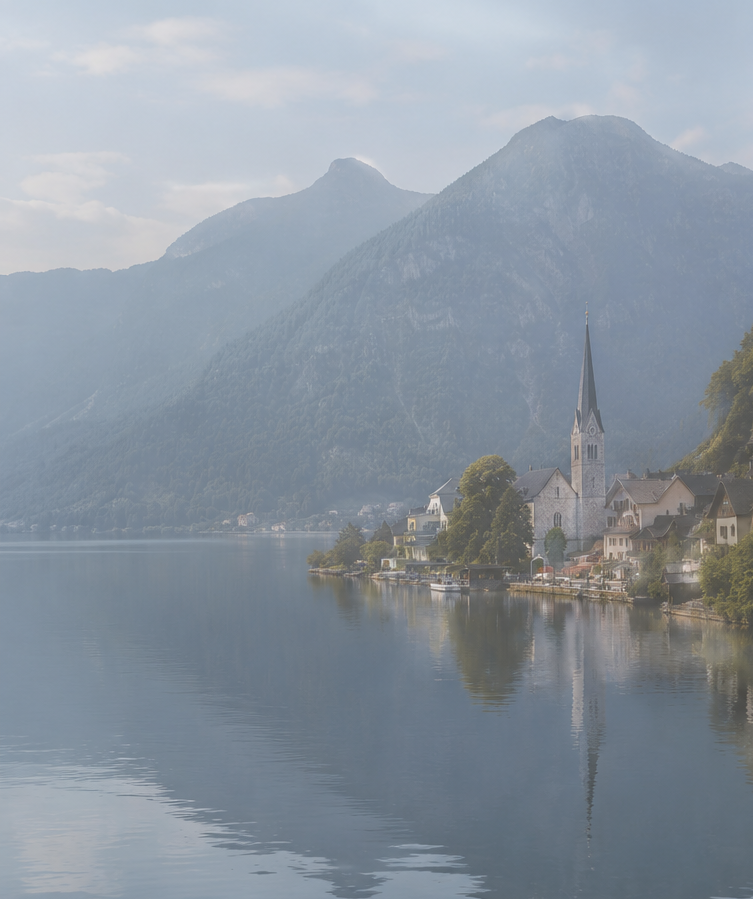
#> input picture image.png, 753 x 899 px
$ python contrast_stretching.py
#> lines starting #> are read from the running program, lines starting #| are printed output that depends on the picture
import numpy as np
from PIL import Image
import matplotlib.pyplot as plt

image = Image.open(r"image.png").convert("RGB")
img = np.array(image)
stretched = np.zeros_like(img)

for c in range(3):
    channel = img[:, :, c].astype(np.float32)

    r_min = np.min(channel)
    r_max = np.max(channel)

    if r_max > r_min:
        stretched[:, :, c] = np.clip((channel - r_min) * 255.0 / (r_max - r_min), 0, 255).astype(np.uint8)
    else:
        stretched[:, :, c] = channel.astype(np.uint8)
#> this loop made 3 passes
#> (r_min, r_max) on passes 1 to 3: (69, 245), (69, 243), (61, 235)
#> pass 1, `channel = img[:, :, c].astype(np.float32)`:
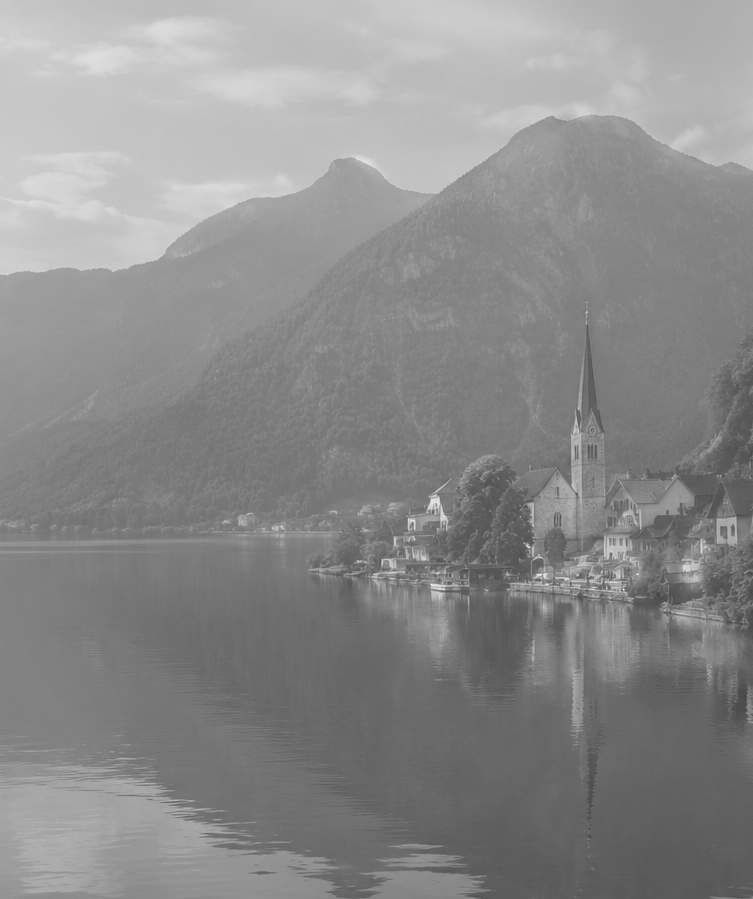
#> channel: shape (899, 753) float32; min 69, max 245, mean 139.6
#> pass 3, `channel = img[:, :, c].astype(np.float32)`:
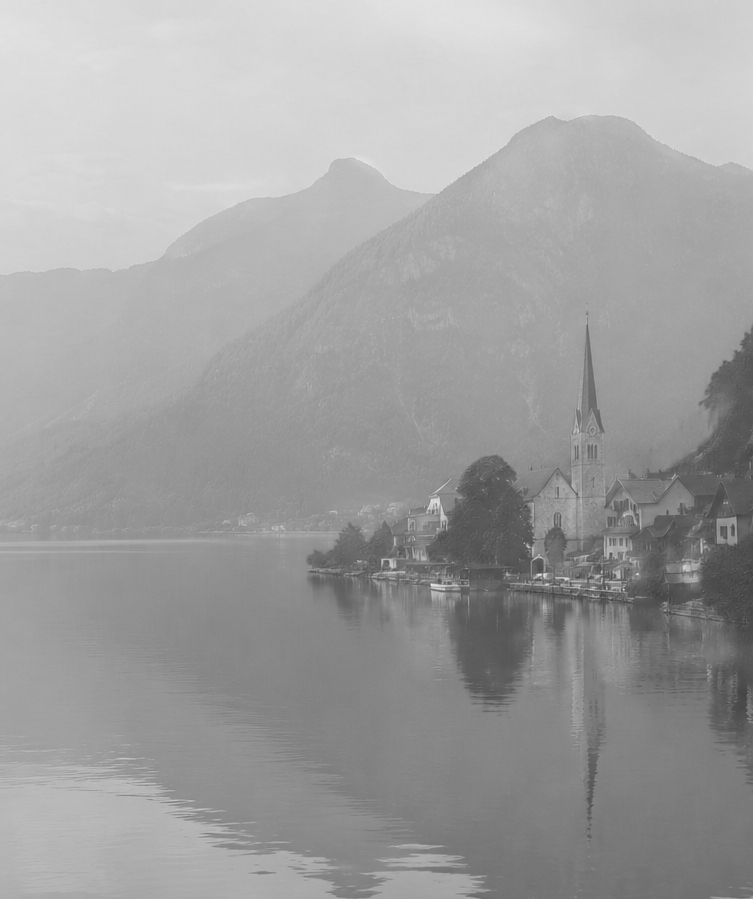
#> channel: shape (899, 753) float32; min 61, max 235, mean 160.6
#> after the loop:
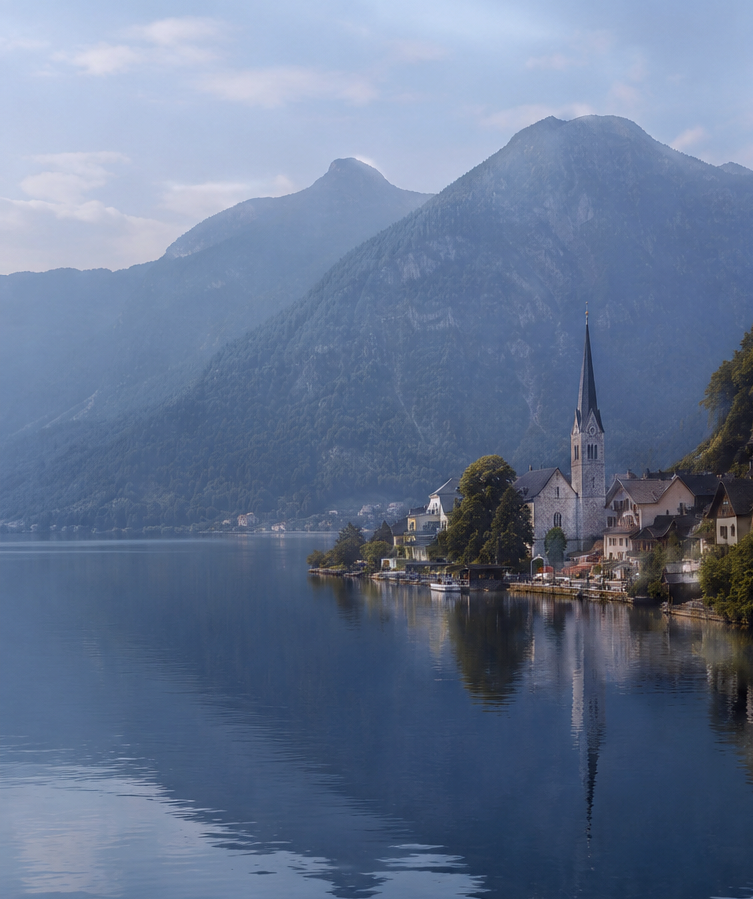
#> stretched: shape (899, 753, 3); mean R, G, B 101.8, 117.8, 145.4

plt.figure(figsize=(12, 6))
plt.subplot(1, 2, 1)
plt.imshow(img)
plt.title("Original Color Image")
plt.axis("off")
plt.subplot(1, 2, 2)
plt.imshow(stretched)
plt.title("Contrast-Stretched Color Image")
plt.axis("off")
plt.tight_layout()
plt.show()
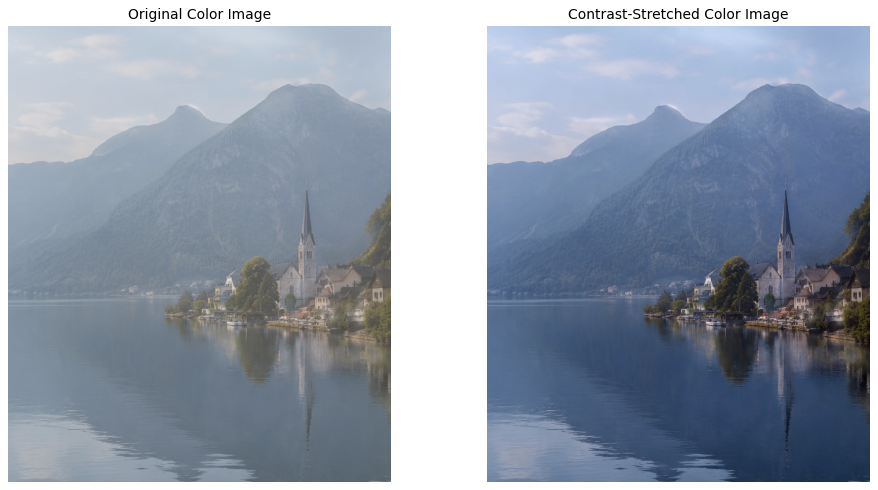
#> figure drawn by matplotlib, 2 panels
